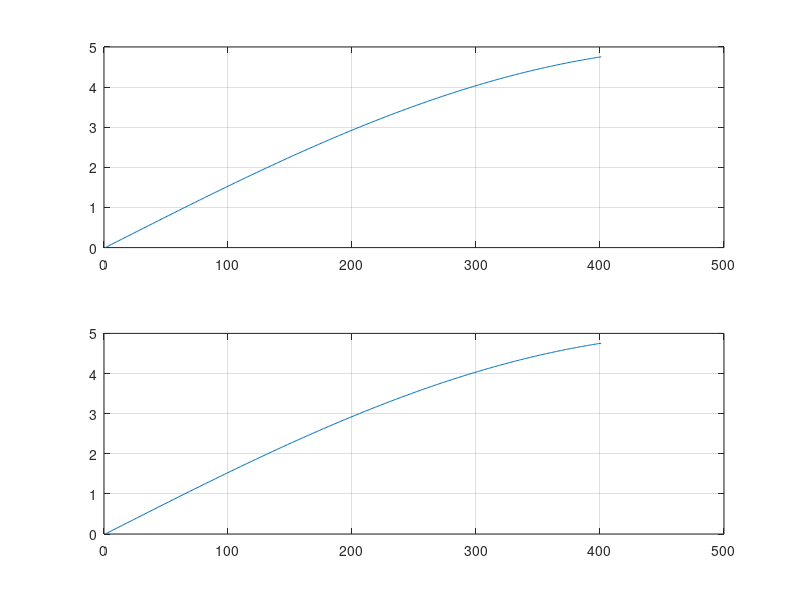

MATLAB code to generate this figure:
% Full Wave Rectifier Program %
t=(0:1/10000:0.04);
f=input('Enter frequency(in Hz) :')
A=input('Enter Amplitude(in V) :')
% sig denotes signal
sig=A*sin(2*pi*f*t); % sin wave of f frequency and A v amplitude %
subplot(211)
plot(sig);
grid

u=1:9;
for l=1:400 % checking for all 0.04*10000 samples %
%    
if sin(2*pi*f*t(l))<=0
    sig(l)= -A*sin(2*pi*f*t(l));
else
    sig(l) = A*sin(2*pi*f*t(l));

end
end
subplot(212)
plot(sig);
grid

